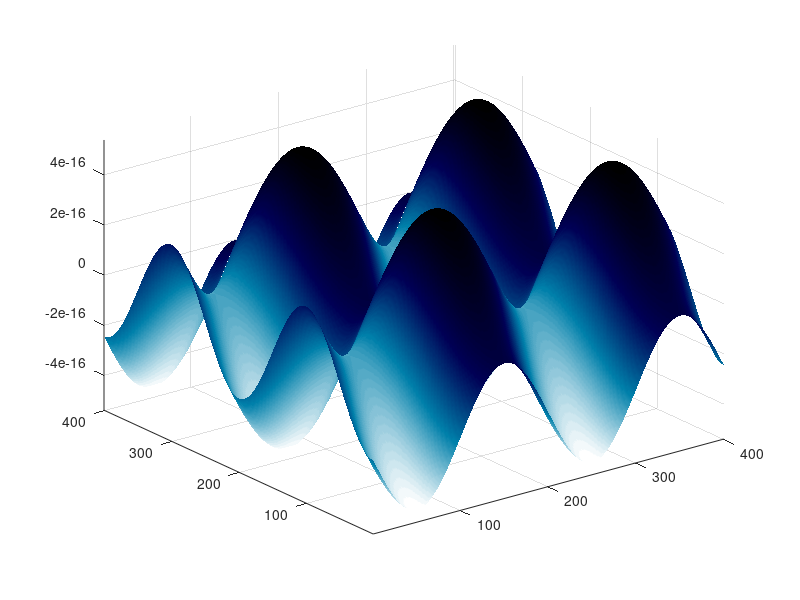

Reproduce this figure in MATLAB.
clear;
x = 0:pi/100:4*pi;
y = x;
[X,Y] = meshgrid(x, y);
z = 3*sin(X) + cos(Y);
h = surf(z);
axis tight;
shading interp;
colormap(ocean);
for k = 0:pi/100:2*pi
  z = (sin(X) + cos(Y)) .* sin(k);
  set(h, 'Zdata', z);
  drawnow
endfor
